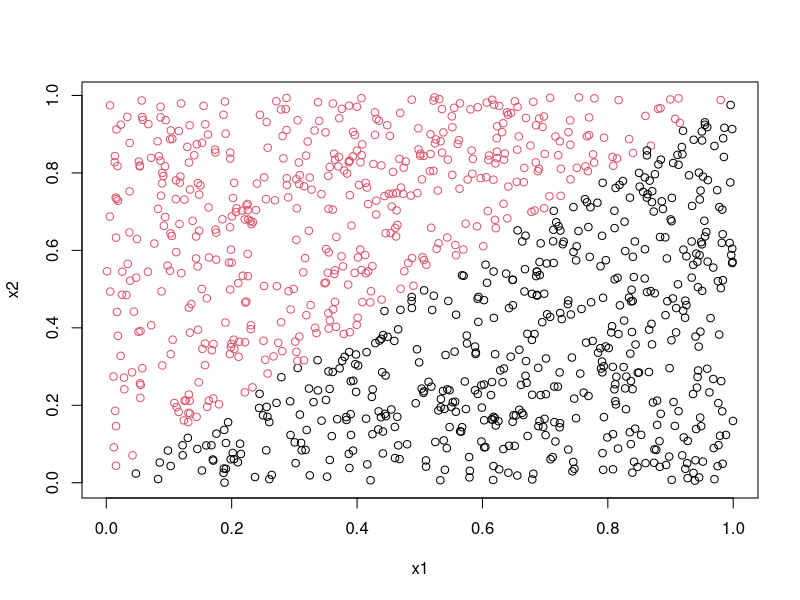
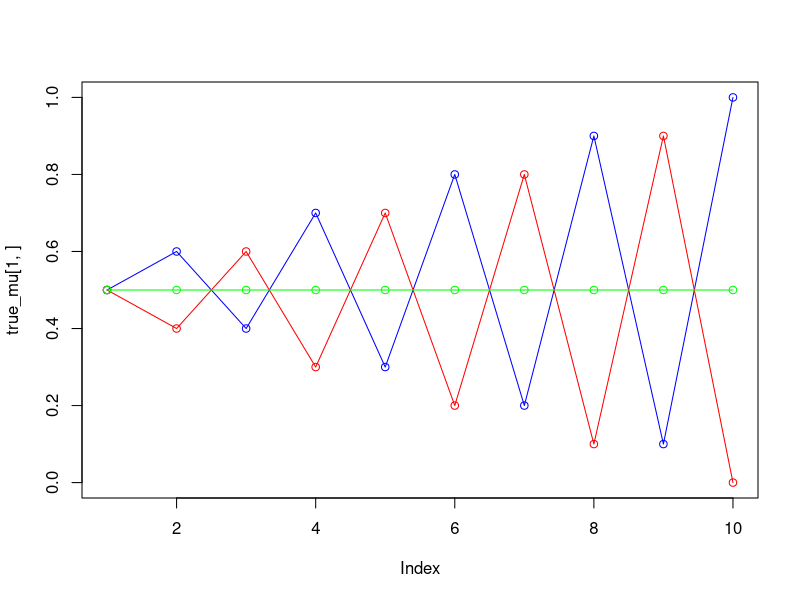
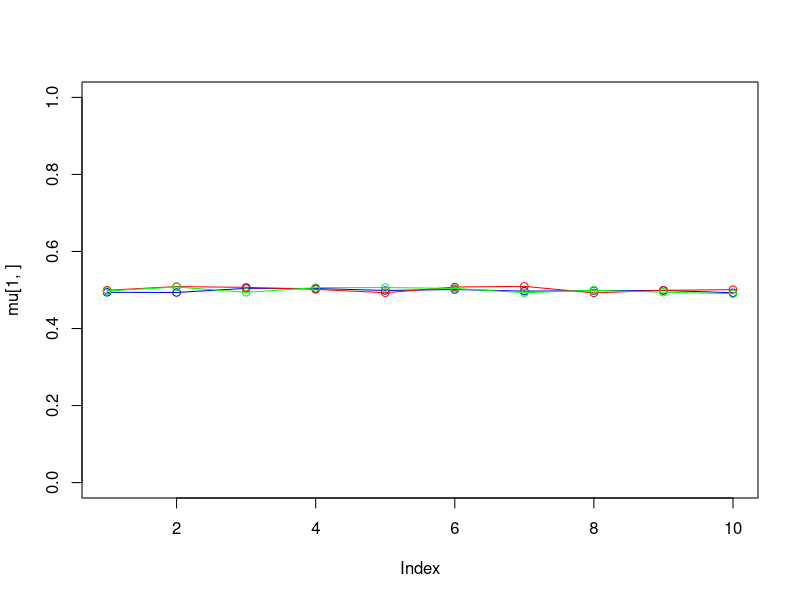
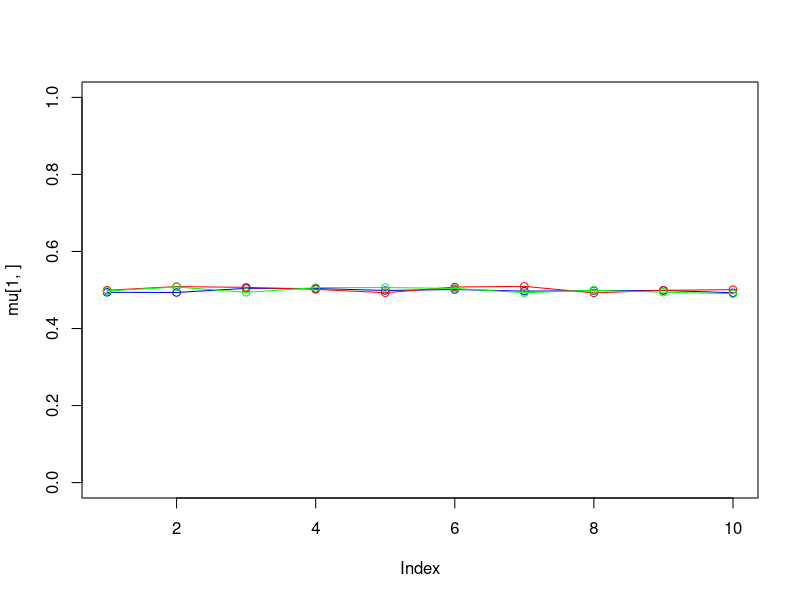
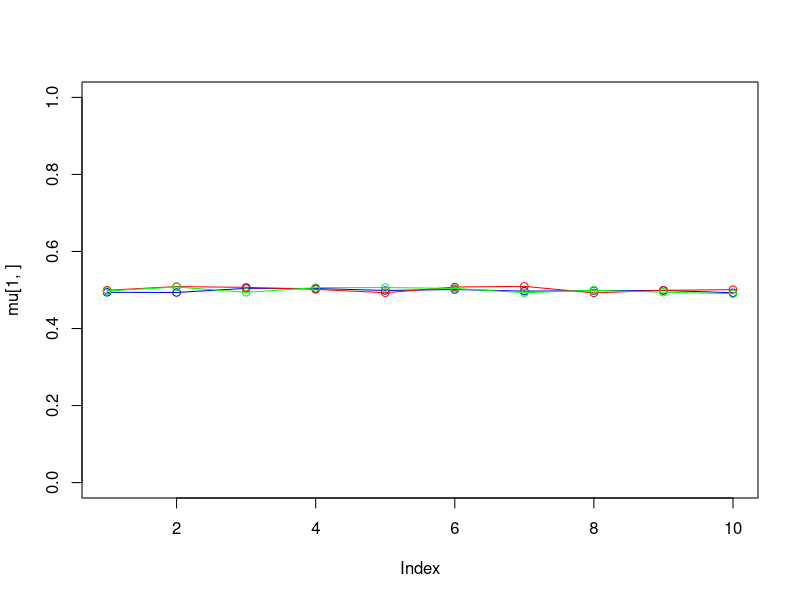
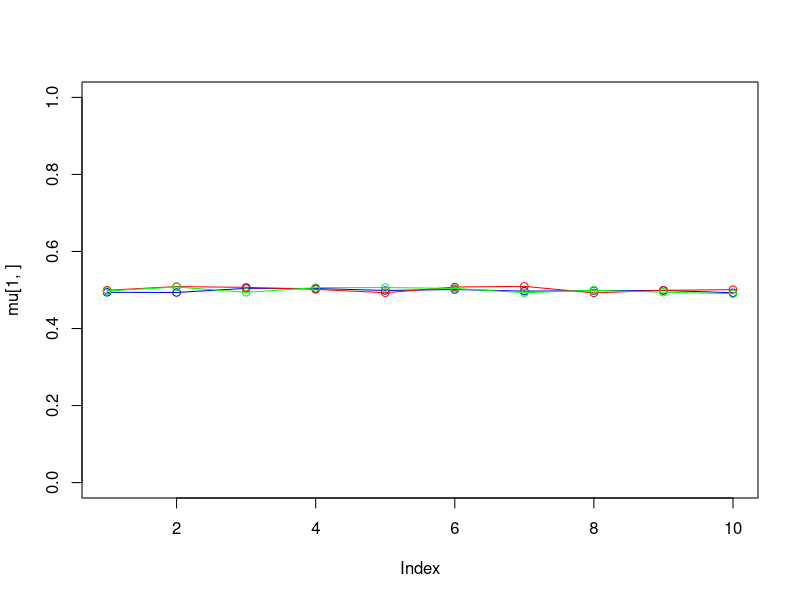
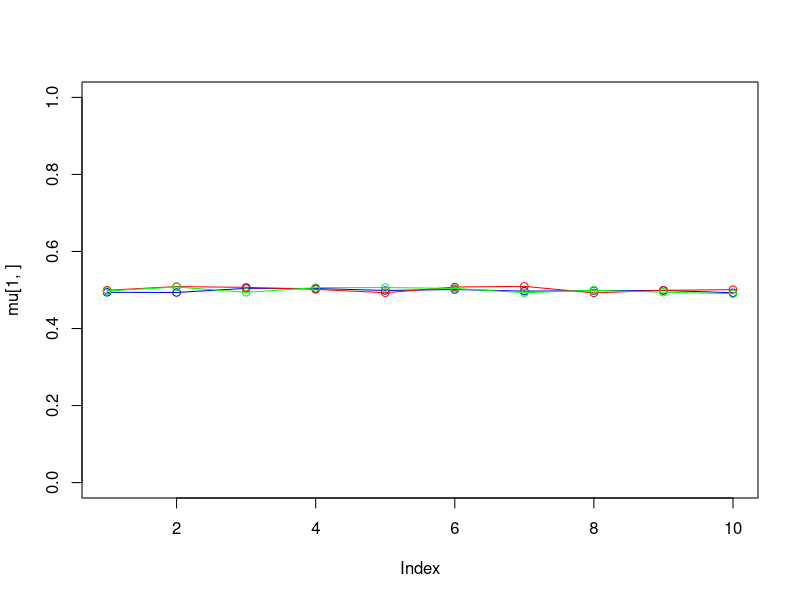
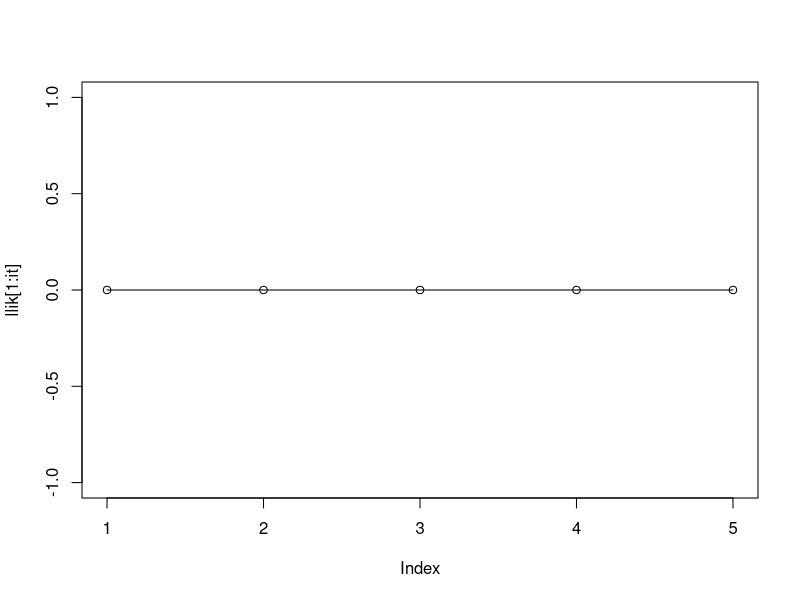

Write R code to recreate these figures, in order.
### Ex 1

library(randomForest)

### test set

set.seed(12354)

x1 <- runif(1000)
x2 <- runif(1000)
tedata <- cbind(x1,x2)
y <- as.numeric(x1 < x2)
telabels <- as.factor(y)
plot(x1,x2,col=(y+1))

### misclassification error function

misC <- function(x,y){
  return(sum(as.numeric(x != y)))
}

### 1k test sets

t1.misC.errors <- c()
t10.misC.errors <- c()
t100.misC.errors <- c()

for (i in 1:1E3){
  x1 <- runif(100)
  x2 <- runif(100)
  trdata <- cbind(x1,x2)
  y <- as.numeric(x1 < x2)
  trlabels <- as.factor(y)
  
  t1.rf <- randomForest(trdata, trlabels, ntree=1, nodesize=25, keep.forest=TRUE)
  t10.rf <- randomForest(trdata, trlabels, ntree=10, nodesize=25, keep.forest=TRUE)
  t100.rf <- randomForest(trdata, trlabels, ntree=100, nodesize=25, keep.forest=TRUE)
  
  t1.pred <- predict(t1.rf, newdata=tedata, class="classification")
  t10.pred <- predict(t10.rf, newdata=tedata, class="classification")
  t100.pred <- predict(t100.rf, newdata=tedata, class="classification")
  
  t1.misC.errors[i] <- misC(t1.pred, telabels)
  t10.misC.errors[i] <- misC(t10.pred, telabels)
  t100.misC.errors[i] <- misC(t100.pred, telabels)
  
}

mean(t1.misC.errors)
var(t1.misC.errors)

mean(t10.misC.errors)
var(t10.misC.errors)

mean(t100.misC.errors)
var(t100.misC.errors)

### ex 2

###############  Assignment 2 MIXTURE MODELS ###################################

###########################  Init code #########################################
rm(list = ls())

# init data set (copy from pdf file)
set.seed(1234567890)

# max number of EM iterations
max_it <- 5

# min change in log lik between two consecutive iterations
min_change <- 0.1

# number of training points
n <- 1000

# number of dimensions
D <- 10

# training data
x <- matrix(nrow = n, ncol = D)

# true mixing coefficients
true_pi <- vector(length = 3)

# true conditional distributions
true_mu <- matrix(nrow = 3, ncol = D)

true_pi <- c(1/3, 1/3, 1/3)

true_mu[1,] = c(0.5,0.6,0.4,0.7,0.3,0.8,0.2,0.9,0.1,1)
true_mu[2,] = c(0.5,0.4,0.6,0.3,0.7,0.2,0.8,0.1,0.9,0)
true_mu[3,] = c(0.5,0.5,0.5,0.5,0.5,0.5,0.5,0.5,0.5,0.5)

plot(true_mu[1,], type="o", col="blue", ylim=c(0,1))
points(true_mu[2,], type="o", col="red")
points(true_mu[3,], type="o", col="green")

# Producing the training data
for(i in 1:n) {
  m <- sample(1:3,1,prob=true_pi)
  for(d in 1:D) {
    x[i,d] <- rbinom(1,1,true_mu[m,d])
  }
}

M <- 3 # number of clusters
w <- matrix(nrow=n, ncol=M) # weights
pi <- vector(length = M) # mixing coefficients
mu <- matrix(nrow=M, ncol=D) # conditional distributions
llik <- vector(length = max_it) # log likelihood of the EM iterations

# Random initialization of the parameters
pi <- runif(M,0.49,0.51)
pi <- pi / sum(pi)
for(m in 1:M) {
  mu[m,] <- runif(D,0.49,0.51)
}

pi
mu

for(it in 1:max_it) {
  plot(mu[1,], type="o", col="blue", ylim=c(0,1))
  points(mu[2,], type="o", col="red")
  points(mu[3,], type="o", col="green")
  #points(mu[4,], type="o", col="yellow")
  #Sys.sleep(.5)
  
  # E-step: Computation of the weights
  # TODO:Your code here
  
  #Log likelihood computation.
  #TODO: Your code here
  
  cat("iteration: ", it, "log likelihood: ", llik[it], "\n")
  flush.console()
  
  # Stop if the lok likelihood has not changed significantly
  # TODO:Your code here
  
  #M-step: ML parameter estimation from the data and weights
  # TODO:Your code here
}

pi
mu
plot(llik[1:it], type="o")


